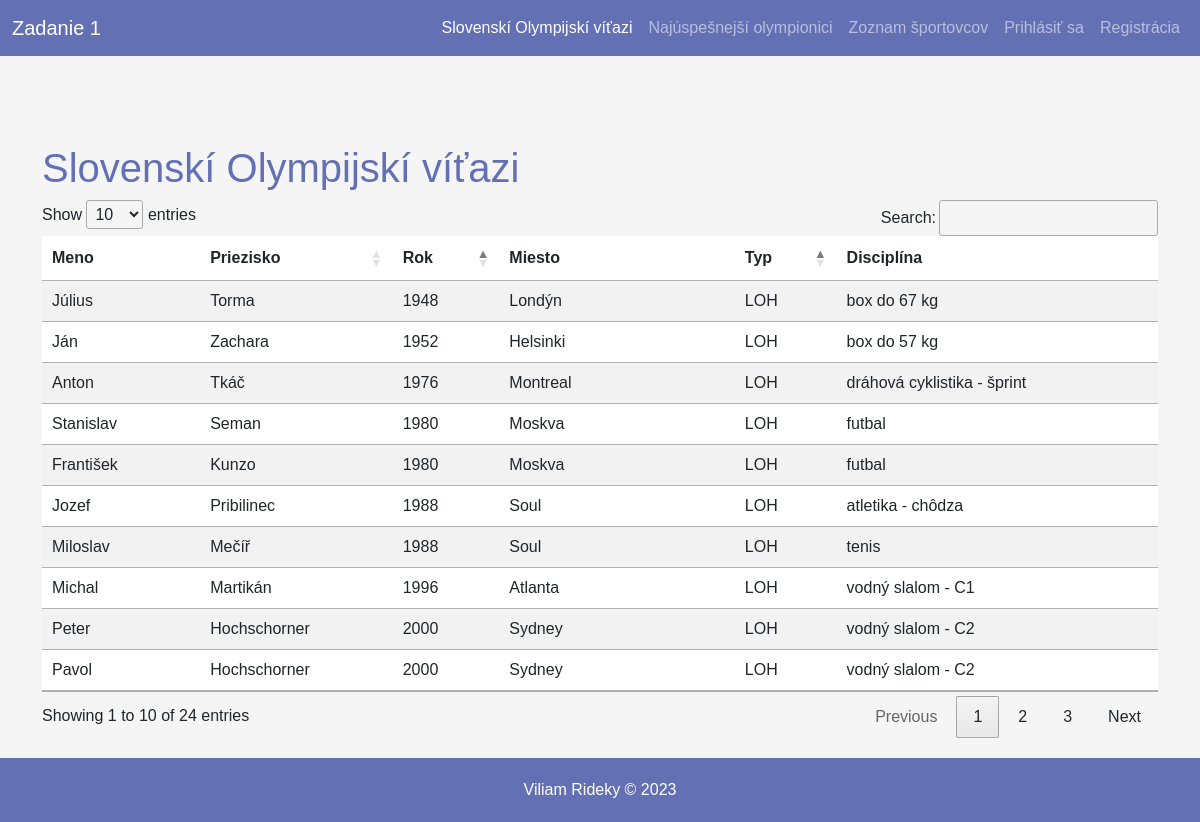
The page / on the database its author committed.
### tables this page shows
CREATE TABLE `placement` (
  `id` int UNSIGNED NOT NULL,
  `person_id` int UNSIGNED NOT NULL,
  `game_id` int UNSIGNED NOT NULL,
  `placing` int UNSIGNED NOT NULL,
  `discipline` varchar(200) NOT NULL
);

CREATE TABLE `person` (
  `id` int UNSIGNED NOT NULL,
  `name` varchar(100) NOT NULL,
  `surname` varchar(150) NOT NULL,
  `birth_day` date NOT NULL,
  `birth_place` varchar(100) NOT NULL,
  `birth_country` varchar(100) NOT NULL,
  `death_day` date DEFAULT NULL,
  `death_place` varchar(100) DEFAULT NULL,
  `death_country` varchar(100) DEFAULT NULL
);

CREATE TABLE `olympic_game` (
  `id` int UNSIGNED NOT NULL,
  `type` varchar(10) NOT NULL,
  `year` smallint NOT NULL,
  `game_order` tinyint UNSIGNED NOT NULL,
  `city` varchar(100) NOT NULL,
  `country` varchar(100) NOT NULL
);

### index.php (the view, shortened to what this page needs)
<?php
    try{
        $db = new PDO("mysql:host=$hostname;dbname=$dbname", $username, $password);
        $db->setAttribute(PDO::ATTR_ERRMODE, PDO::ERRMODE_EXCEPTION);
        $query = "SELECT p.name AS nam ,p.surname AS sur, p2.discipline AS dis, og.year AS yea, og.city AS city, og.type AS typ
                  FROM person AS p JOIN placement AS p2 ON p.id = p2.person_id JOIN olympic_game AS og ON p2.game_id = og.id WHERE (p2.placing=1)";
        $stmt = $db->query($query);
        $results = $stmt->fetchAll(PDO::FETCH_ASSOC);
    }catch(PDOException $e){
        echo $e->getMessage();
    }
?>
<!DOCTYPE html>
<html lang="en">
<head>
    <link href="https://cdn.jsdelivr.net/npm/bootstrap@5.3.0-alpha1/dist/css/bootstrap.min.css" rel="stylesheet">
    <link rel="stylesheet" type="text/css" href="https://cdn.datatables.net/1.13.3/css/jquery.dataTables.css">
    <link rel="stylesheet" href="style.css">
</head>
<body>
    <header>
        <nav class="navbar navbar-expand-lg fixed-top navbar-dark">
        <div class="container-fluid">
            <a class="navbar-brand" href="#">Zadanie 1</a>
            <div class="collapse navbar-collapse" id="navbarText">
            <ul class="navbar-nav ms-auto mb-2 mb-lg-0">
                <li class="nav-item">
                 <a class="nav-link active" aria-current="page" href="index.php"> Slovenskí Olympijskí víťazi</a>
                </li>
                <li class="nav-item">
                <a class="nav-link" href="index_success.php">Najúspešnejší olympionici</a>
                </li>
                <li class="nav-item">
                <a class="nav-link" href="index_list.php">Zoznam športovcov</a>
                </li>
                <li class="nav-item">
                <?php
                if ((isset($_SESSION['access_token']) && $_SESSION['access_token']) || (isset($_SESSION['loggedin']) && $_SESSION['loggedin'])){
                            echo '<a class="nav-link" href="admin.php">Admin Panel</a>';
                        }else{
                            echo '<a class="nav-link" href="login.php">Prihlásiť sa</a>';
                        }
                ?>
                </li>
                <li class="nav-item">
                <?php
                if ((isset($_SESSION['access_token']) && $_SESSION['access_token']) || (isset($_SESSION['loggedin']) && $_SESSION['loggedin'])){
                            echo '<a class="nav-link" href="./oauth/logout.php">Odhlásiť sa</a>';
                        }else{
                            echo '<a class="nav-link" href="register.php">Registrácia</a>';
                        }
                ?>
                </li>
                </ul>
            </div>
        </div>
        </nav>
    </header>
    <main class="content">
        <div class="container">
            <div>
            </div>
            <h1>Slovenskí Olympijskí víťazi</h1>
            <table id="myTable" class="table table-striped" >
                <thead>
                    <tr>
                        <th scope="col">Meno</th>
                        <th scope="col">Priezisko</th>
                        <th scope="col">Rok</th>
                        <th scope="col">Miesto</th>
                        <th scope="col">Typ</th>
                        <th scope="col">Disciplína</th>
                    </tr>
                </thead>
                <tbody>
                    <?php
                    foreach($results as $result){
                        echo "<tr><td>" . $result["nam"] . "</td><td>" . $result["sur"] . "</td><td>" . $result["yea"] . "</td><td>" . $result["city"] . "</td><td>" . $result["typ"] . "</td><td>" . $result["dis"] ."</td></tr>";
                    }
                    ?>
                </tbody>
            </table>
        </div>
    </main>
    <footer>
      <div class="container">Viliam Rideky &copy; 2023</div>
    </footer>
</body>
</html>

### style.css (style rules this page uses)
* { margin: 0; padding: 0; box-sizing: border-box; }
body { font-family: "Poppins", sans-serif; min-height: 100vh; width: 100%; background-color: whitesmoke; display: flex; flex-direction: column; }
.content { flex: 1 0 auto; margin-top: 3rem; }
.navbar { background-color: #6370B3; justify-content: flex-end; }
.navbar-brand { color: white; }
footer { padding-top: 20px; padding-bottom: 20px; margin-top: 20px; background-color: #6370B3; text-align: center; color: white; }
.container h1 { margin-top: 6rem; color: #6370B3; }

### rows shown on the page
placement: person.name "Peter", person.surname "Hochschorner", game.year "2000", game.city "Sydney", game.type "LOH", discipline "vodný slalom - C2"
placement: person.name "Pavol", person.surname "Hochschorner", game.year "2000", game.city "Sydney", game.type "LOH", discipline "vodný slalom - C2"
placement: person.name "Michal", person.surname "Martikán", game.year "1996", game.city "Atlanta", game.type "LOH", discipline "vodný slalom - C1"
placement: person.name "Jozef", person.surname "Pribilinec", game.year "1988", game.city "Soul", game.type "LOH", discipline "atletika - chôdza"
placement: person.name "Anton", person.surname "Tkáč", game.year "1976", game.city "Montreal", game.type "LOH", discipline "dráhová cyklistika - šprint"
placement: person.name "Ján", person.surname "Zachara", game.year "1952", game.city "Helsinki", game.type "LOH", discipline "box do 57 kg"
placement: person.name "Július", person.surname "Torma", game.year "1948", game.city "Londýn", game.type "LOH", discipline "box do 67 kg"
placement: person.name "Stanislav", person.surname "Seman", game.year "1980", game.city "Moskva", game.type "LOH", discipline "futbal"
placement: person.name "František", person.surname "Kunzo", game.year "1980", game.city "Moskva", game.type "LOH", discipline "futbal"
placement: person.name "Miloslav", person.surname "Mečíř", game.year "1988", game.city "Soul", game.type "LOH", discipline "tenis"
